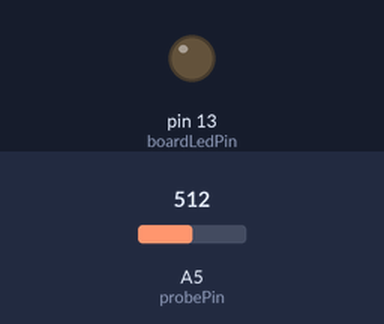
Bench run of a sketch on a simulated Arduino Uno, built with avr-gcc and run on an emulated ATmega328P. On the bench: output pins drawn as LEDs (lit = HIGH). Inputs (shaded band) come from the test bench; at power-on: A5 (probePin) = 512. What the sketch prints to the serial monitor is not drawn.

Above: at 1.2 s.
1.3 s: A5 (probePin) set to 0
At 1.8 s:
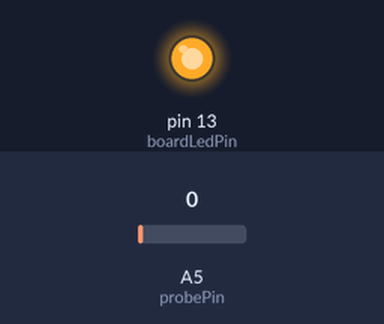
Timing chart, 0 to 4.3 s (numbered marks = the images above; inputs shaded):
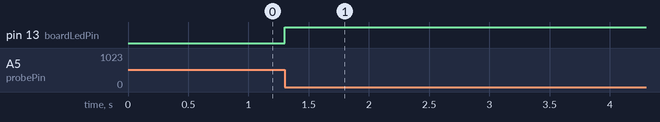

Measured:
- after the input at 1.3 s, pin 13 (boardLedPin): LOW → HIGH at once

The sketch:

detector.ino
```cpp
int probePin = 5; // analog 5
int val = 0; // reading from probePin
int boardLedPin = 13;
int highLow = LOW;
int lastVal = 1;
int updateTime = 0;

void setup() {

  Serial.begin(9600);  // initiate serial connection for debugging/etc

  // initialize digital pin 13 as an output.
  pinMode(boardLedPin, OUTPUT);

}

void loop() {
  val = analogRead(probePin);  // take a reading from the probe
  if (val == 0 ) {
    if ( lastVal != 0 ) {
       Serial.print('\n');
       highLow = abs( highLow - 1); // toggle highLow every revolution
       digitalWrite(boardLedPin, highLow);
    }
  }
  else {
    Serial.print(val);
    Serial.print(' ');
  }
  lastVal = val;

  /* Serial.println(val);
  if (highLow == LOW)
    highLow = HIGH;
  else
    highLow = LOW;
  digitalWrite(boardLedPin, highLow);
  */

  delay(updateTime);

}
```
